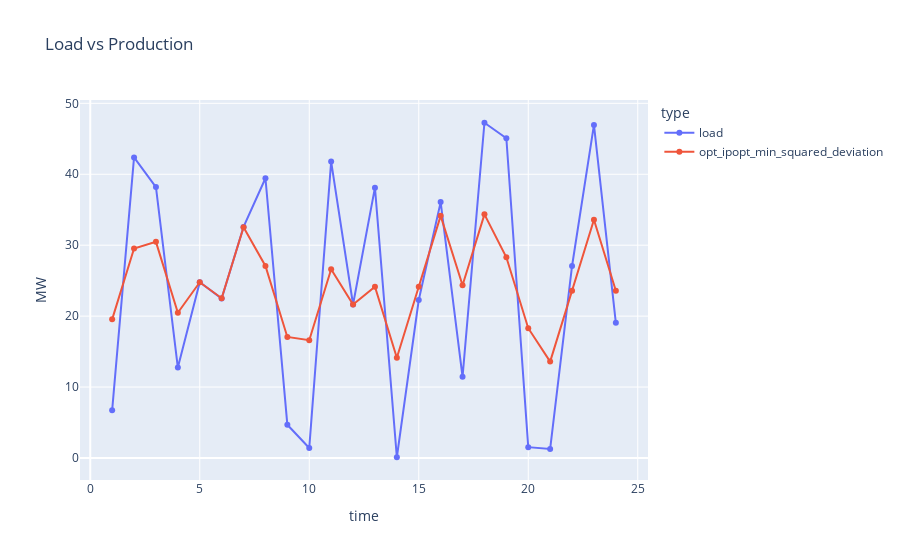

The notebook cell saved with this chart:
### Code cell
df_sol_ipopt = pd.DataFrame(dict(
    time = [t for t in range(1,T+1)],
    power = [pyo.value(model.prod[t]) for t in range(1,T+1)],
    type = "opt_ipopt_min_squared_deviation"
))

fig = px.line(pd.concat([df_load,df_sol_ipopt]), x="time", y="power",color="type", title="Load vs Production", markers=True) 
fig.update_layout(xaxis_title="time", yaxis_title="MW")
fig.show()

### Figure 1 — Plotly figure (JSON) as saved in the notebook; plotly's stock layout.template omitted (floating-point values rounded to 4 significant figures)
{"data": [{"hovertemplate": "type=load<br>time=%{x}<br>power=%{y}<extra></extra>", "legendgroup": "load", "line": {"color": "#636efa", "dash": "solid"}, "marker": {"symbol": "circle"}, "mode": "markers+lines", "name": "load", "orientation": "v", "showlegend": true, "type": "scatter", "x": [1, 2, 3, 4, 5, 6, 7, 8, 9, 10, 11, 12, 13, 14, 15, 16, 17, 18, 19, 20, 21, 22, 23, 24], "xaxis": "x", "y": [6.718, 42.37, 38.19, 12.75, 24.77, 22.47, 32.58, 39.44, 4.693, 1.417, 41.79, 21.64, 38.11, 0.1053, 22.27, 36.08, 11.44, 47.26, 45.07, 1.529, 1.272, 27.07, 46.96, 19.06], "yaxis": "y"}, {"hovertemplate": "type=opt_ipopt_min_squared_deviation<br>time=%{x}<br>power=%{y}<extra></extra>", "legendgroup": "opt_ipopt_min_squared_deviation", "line": {"color": "#EF553B", "dash": "solid"}, "marker": {"symbol": "circle"}, "mode": "markers+lines", "name": "opt_ipopt_min_squared_deviation", "orientation": "v", "showlegend": true, "type": "scatter", "x": [1, 2, 3, 4, 5, 6, 7, 8, 9, 10, 11, 12, 13, 14, 15, 16, 17, 18, 19, 20, 21, 22, 23, 24], "xaxis": "x", "y": [19.54, 29.54, 30.47, 20.47, 24.77, 22.53, 32.53, 27.06, 17.06, 16.6, 26.6, 21.64, 24.14, 14.14, 24.14, 34.14, 24.35, 34.35, 28.3, 18.3, 13.59, 23.59, 33.59, 23.59], "yaxis": "y"}], "layout": {"autosize": true, "legend": {"title": {"text": "type"}, "tracegroupgap": 0}, "title": {"text": "Load vs Production"}, "xaxis": {"anchor": "y", "autorange": true, "domain": [0, 1], "range": [-0.4319, 25.43], "title": {"text": "time"}, "type": "linear"}, "yaxis": {"anchor": "x", "autorange": true, "domain": [0, 1], "range": [-3.786, 51.16], "title": {"text": "MW"}, "type": "linear"}}}
